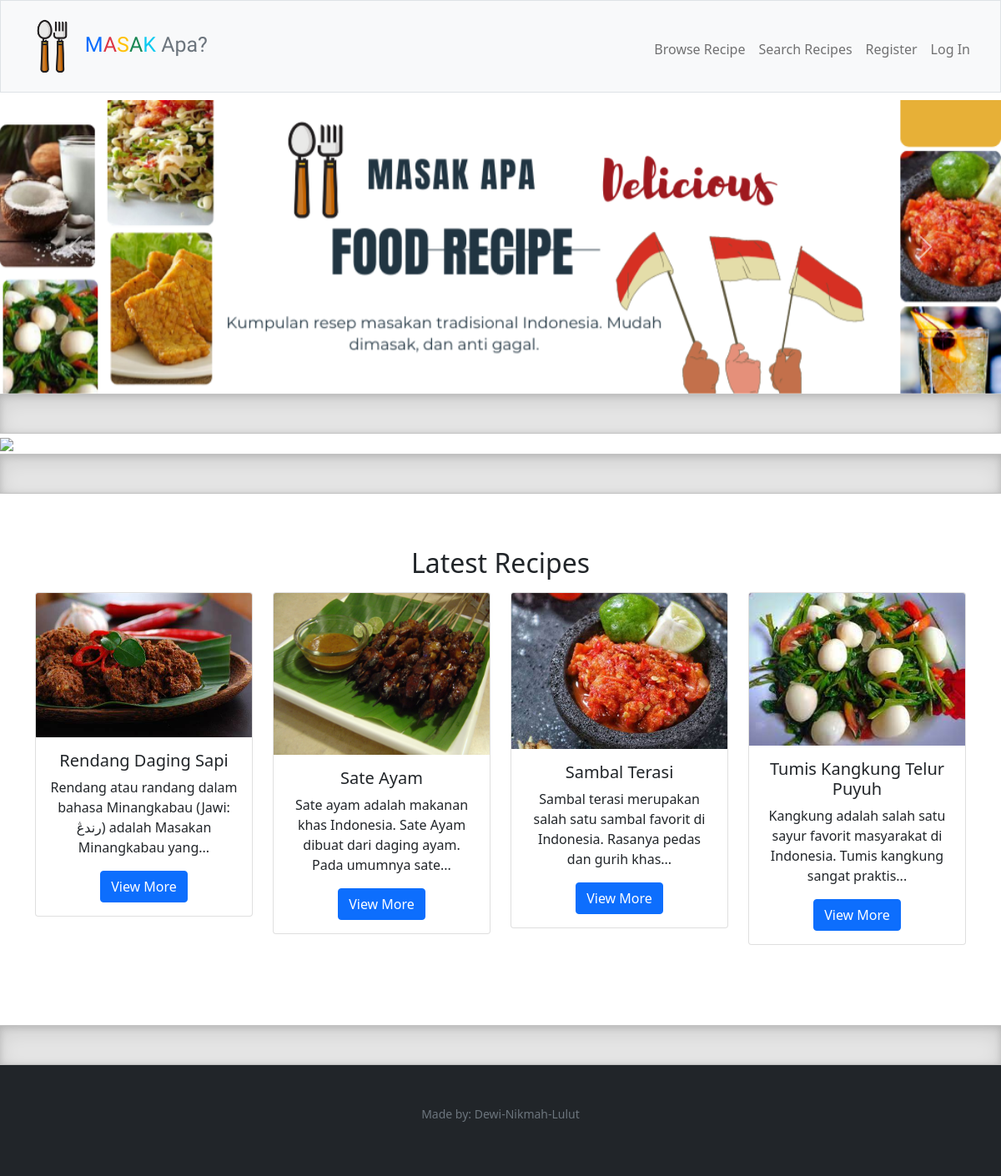
Before: / with the older database file.
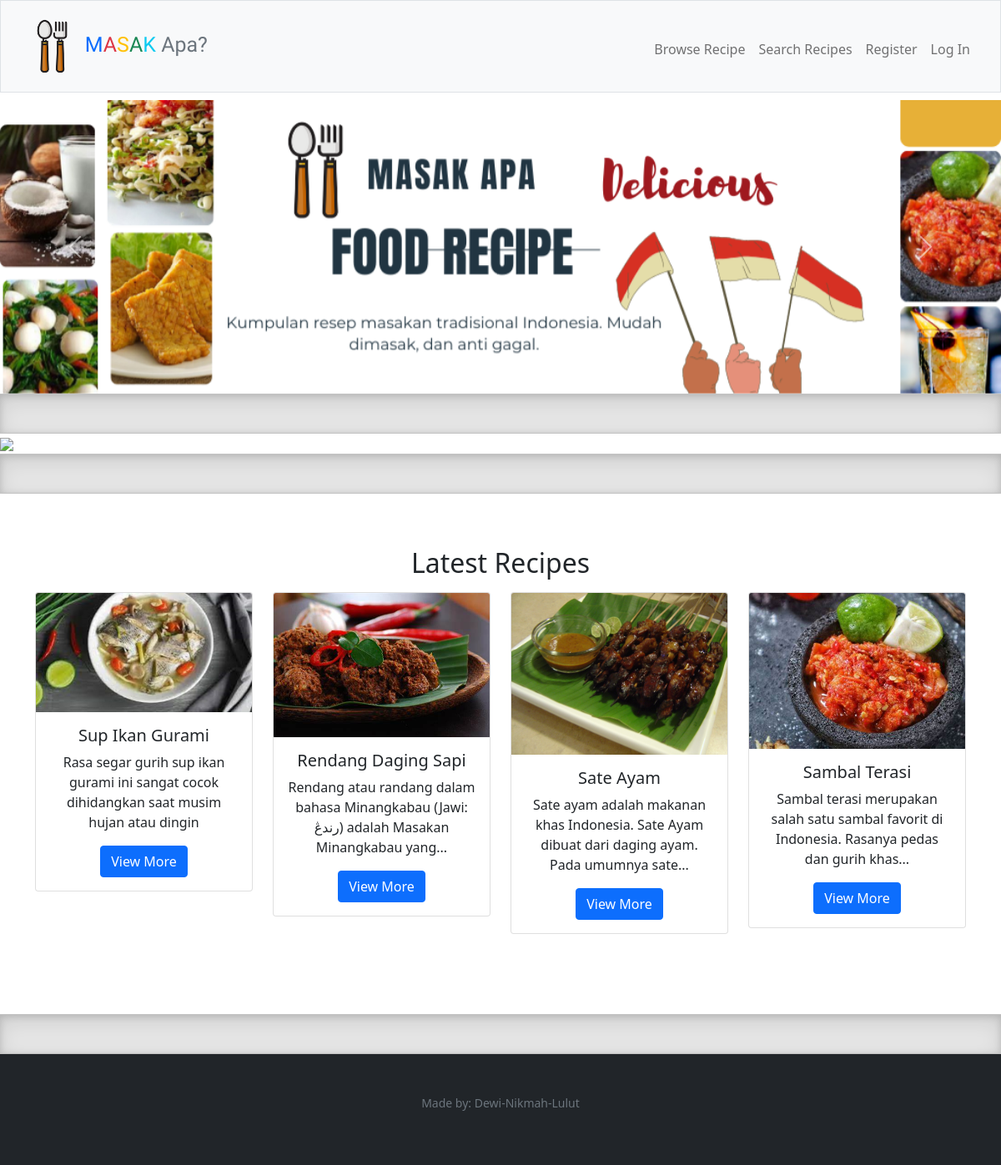
After: the same page with the newer database file.
### tables this page shows
CREATE TABLE "recipes" (
	"id"	integer NOT NULL,
	"name"	TEXT NOT NULL,
	"origin_id"	integer NOT NULL,
	"image"	varchar,
	"created_at"	datetime DEFAULT CURRENT_TIMESTAMP,
	"updated_at"	datetime DEFAULT CURRENT_TIMESTAMP,
	"description"	TEXT,
	PRIMARY KEY("id" AUTOINCREMENT),
	FOREIGN KEY("origin_id") REFERENCES "origins"("id") on delete cascade on update cascade
);

### app.py (the view)
@app.route('/', methods=["GET"])
def landingpage():
    latest_recipes = db.execute("select recipes.id, recipes.name as recipe_name, recipes.image, recipes.description, recipe_ingredients.qty, instructions.instructions, units.name as unit_name from recipes inner join recipe_ingredients on recipes.id = recipe_ingredients.recipe_id inner join ingredients on recipe_ingredients.ingredients_id = ingredients.id inner join units on recipe_ingredients.unit_id = units.id inner join instructions on recipes.id = instructions.recipe_id group by recipes.id order by recipes.created_at desc limit 4")
    return render_template("index.html", latest_recipes=latest_recipes)

### app.py (called while the page is built)
@app.after_request
def after_request(response):
    response.headers["Cache-Control"] = "no-cache, no-store, must-revalidate"
    response.headers["Expires"] = 0
    response.headers["Pragma"] = "no-cache"
    return response

### templates/index.html (shortened to what this page needs)
{% extends "landing.html" %} {% block title %} Home {% endblock %} {% block main
%}
<div class="container-lg mt-3">
  <h2>Latest Recipes</h2>
  <div class="row mt-2">
    {% for latest_recipe in latest_recipes %}
    <div class="col-lg-3 mt-2">
      <div class="card" style="width: 100%">
        <img
          src="/static/uploads/{{ latest_recipe['image'] }}"
          class="card-img-top card-size"
          alt="IoT course thumbnail"
        />
        <div class="card-body">
          <h5 class="card-title">{{ latest_recipe["recipe_name"] }}</h5>
          <p class="card-text">
            {{ latest_recipe["description"]|truncate(100) }}
          </p>
          <a
            href="/recipe/show/{{ latest_recipe['id'] }}"
            class="btn btn-primary"
            >View More</a
          >
        </div>
      </div>
    </div>
    {% endfor %}
  </div>
  <div class="spacing p-4"></div>
</div>
{% endblock %}

Changed rows visible on the page:
no longer on this page (row unchanged): recipes: image (picture), recipe_name "Tumis Kangkung Telur Puyuh", description "Kangkung adalah salah satu sayur favorit masyarakat di Indonesia. Tumis kangkung sangat praktis..."
added recipes: image (picture), recipe_name "Sup Ikan Gurami", description "Rasa segar gurih sup ikan gurami ini sangat cocok dihidangkan saat musim hujan atau dingin"
